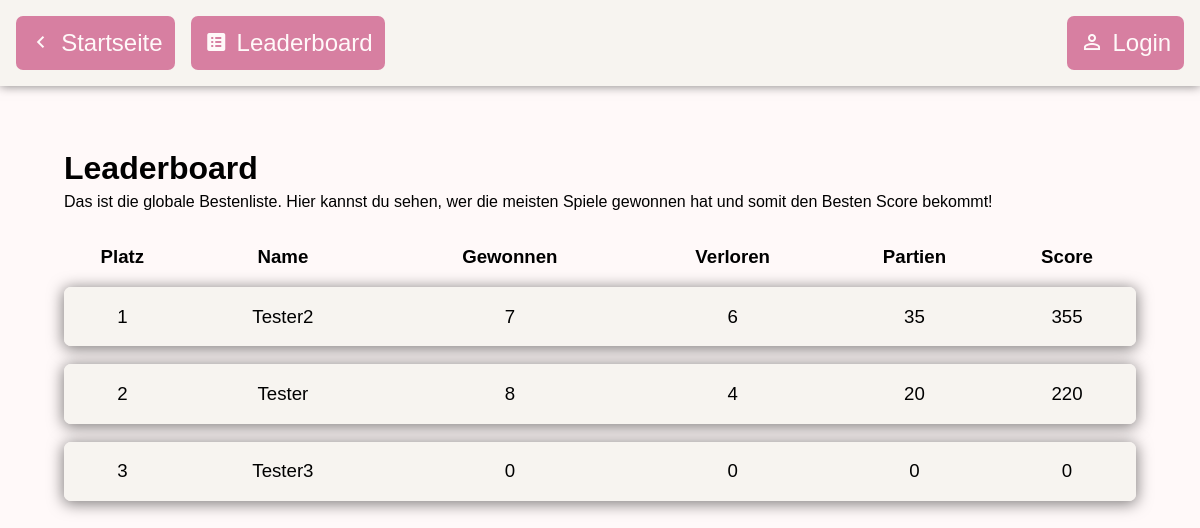
The page /leaderboard on the database as committed earlier.
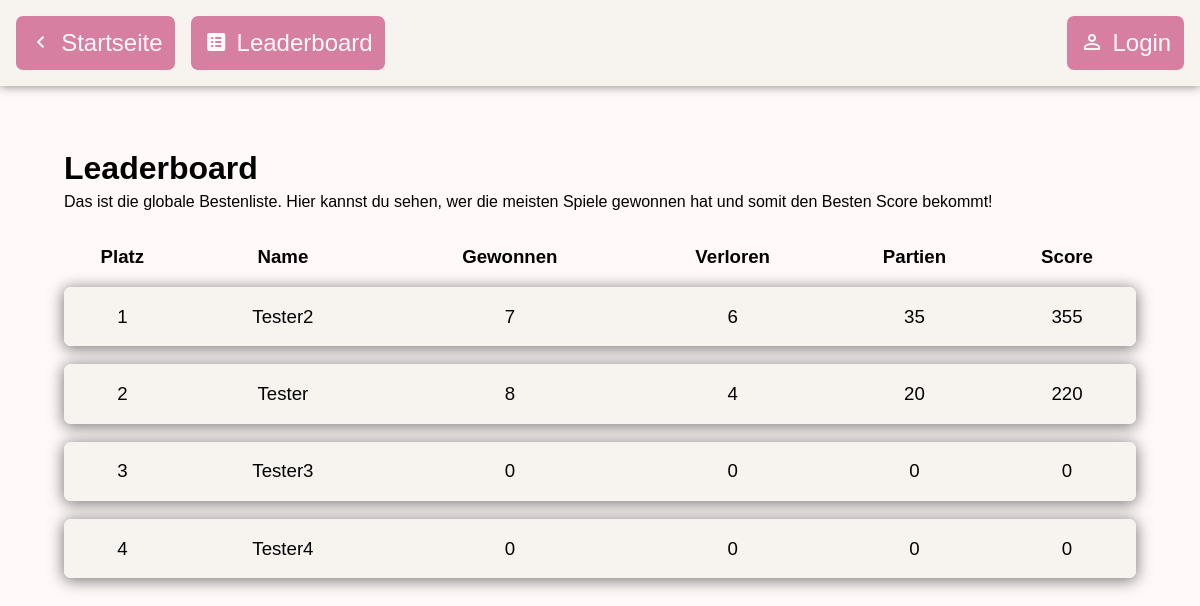
The same page on the database as committed later.
### tables this page shows
CREATE TABLE users(id INTEGER PRIMARY KEY AUTOINCREMENT, name VARCHAR NOT NULL, password VARCHAR NOT NULL, games_won INTEGER DEFAULT 0, games_lost INTEGER DEFAULT 0, games_played INTEGER DEFAULT 0);

### app.py (the view)
@app.route("/leaderboard")
def leaderboard():
    con = sqlite3.connect("database.db")
    cur = con.cursor()
    response = cur.execute("SELECT name, games_won, games_lost, games_played, (games_played * 10 + games_won * 5 - games_lost * 5) AS score FROM users ORDER BY score DESC")
    data = response.fetchall()
    con.close()
    print(data)
    return render_template("leaderboard.html", users=data)

### templates/leaderboard.html (shortened to what this page needs)
<!DOCTYPE html>
<html lang="en">
<head>
    <link rel="stylesheet" href="css/main.css">
    <link rel="stylesheet" href="https://cdn.jsdelivr.net/npm/@mdi/font@7.4.47/css/materialdesignicons.min.css">
    <link rel="stylesheet" href="css/leaderboard.css">
</head>
<body>
    <div class="header">
        <div class="left-section">
            <a href="/" class="icon-text-button">
                <span class="mdi mdi-chevron-left"></span>
                <p>Startseite</p>
            </a>
            <a href="leaderboard" class="icon-text-button">
                <span class="mdi mdi-list-box"></span>
                <p>Leaderboard</p>
            </a>
        </div>
        <div class="right-section">
            {% if session["logged_in"] %}
                <div class="icon-text-display">
                    <span class="mdi mdi-account"></span>
                    <p class="icon-text-display">{{session["username"]}}</p>
                </div>
                <a href="login/end_session" class="icon-text-button">
                    <span class="mdi mdi-logout"></span>
                    <p>Logout</p>
                </a>
            {% else %}
                <a href="login" class="icon-text-button">
                    <span class="mdi mdi-account-outline"></span>
                    <p>Login</p>
                </a>
            {% endif %}
        </div>
    </div>
    <div class="content">
        <h1>Leaderboard</h1>
        <p>Das ist die globale Bestenliste. Hier kannst du sehen, wer die meisten Spiele gewonnen hat und somit den Besten Score bekommt!</p>
        <table>
            <tr>
                <th>Platz</th>
                <th>Name</th>
                <th>Gewonnen</th>
                <th>Verloren</th>
                <th>Partien</th>
                <th>Score</th>
            </tr>
            {% for user in users %}
                {% if user[0] == session["username"] %}
                    <tr class="highlight entry">
                {% else %}
                    <tr class="entry">
                {% endif %}
                        <td class="first-td">{{loop.index}}</td>
                        <td>{{user[0]}}</td>
                        <td>{{user[1]}}</td>
                        <td>{{user[2]}}</td>
                        <td>{{user[3]}}</td>
                        <td class="last-td">{{user[4]}}</td>
                    </tr>
            {% endfor %}
        </table>
    </div>
</body>
</html>

### static/css/main.css (style rules this page uses)
:root { --main_color: #D77FA1; --main_color_hover: #C76F91; --main_color_disabled: #B75F81; --main_color_hightlight: #ffe0ed; --background_color: #FFF9F9; --background_color_secondary: #F7F4F0; --o_color: #BFB1DF; --x_color: #FAC6A0; --error_message: red; --success_message: #00c100; --gray: gray; }
body { background-color: var(--background_color); font-family: Arial, Helvetica, sans-serif; margin: 0; }
h1 { margin-bottom: 0.2em; }
p { margin-top: 0; }
.header { display: flex; justify-content: space-between; background: var(--background_color_secondary); padding: 1em; box-shadow: rgba(0, 0, 0, 0.5) 0 0 10px; }
.header > div { display: flex; gap: 1em; align-items: center; }
.content { margin: 4em; }
.icon-text-button { border: none; border-radius: 7px; padding: 0.8em; text-decoration: none; color: var(--background_color); display: flex; justify-content: center; align-items: center; transition: box-shadow 0.3s; background: var(--main_color); cursor: pointer; transition-timing-function: ease-in-out; transition-duration: 50ms; }
.icon-text-button span, .icon-text-button p { font-size: 18pt; margin: 0; }
.icon-text-button span { margin-right: 0.35em; }
.entry { background: var(--background_color_secondary); padding: 20px; border-radius: 7px; box-shadow: 0px 2px 15px 1px rgba(0, 0, 0, 0.5); margin-bottom: 30px; }

### static/css/leaderboard.css (style rules this page uses)
table { border-spacing: 0 1em; font-size: 14pt; width: 100%; }
td { padding: 1em 0.5em; text-align: center; background: var(--background_color_secondary); }
.first-td { border-radius: 7px 0 0 7px; }
.last-td { border-radius: 0 7px 7px 0; }
.entry { background: none; }

Rows that differ between the two databases and show on the page:
added users: name "Tester4", games_won "0", games_lost "0", games_played "0", user "0"
